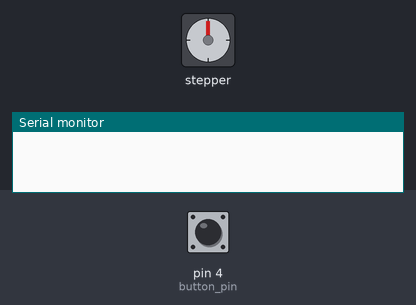
Recording of a sketch running on a simulated Arduino Uno, built with avr-gcc and run on an emulated ATmega328P. On the bench: stepper motor, the last lines printed to the serial monitor. The inputs (shaded band) are chosen by the test bench; at power-on: pin 4 (button_pin) HIGH. Stepper angles assume 2048 steps per turn.

Above: at 1.2 s.
1.3 s: pin 4 (button_pin) pulled LOW for 0.15 s
At 1.75 s:
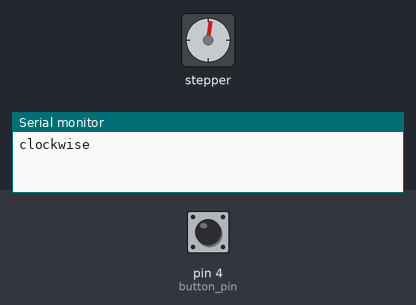
At 2.35 s:
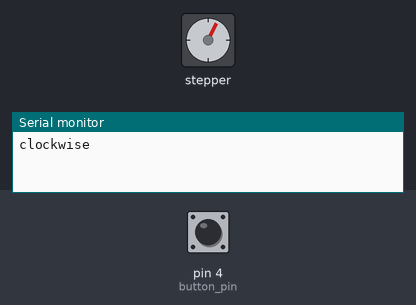
Timing chart, 0 to 14.9 s (numbered marks = the images above; inputs shaded):
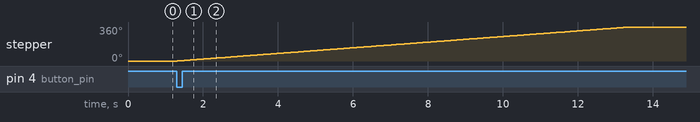

The sketch:

Stepper.ino
```cpp
#include <Stepper.h>
#define button_pin 4

const int stepsPerRevolution = 2048;

#define IN1 19
#define IN2 18
#define IN3 5
#define IN4 22

Stepper myStepper(stepsPerRevolution, IN1, IN3, IN2, IN4);

void setup() {
  myStepper.setSpeed(5);
  Serial.begin(115200);
}

void loop() {
  int buttonValue = digitalRead(button_pin);
  if (buttonValue == 0) {
    Serial.println("clockwise");
    myStepper.step(stepsPerRevolution);
    delay(1000);
  }
}
```

Measured:
- after the input at 1.3 s, stepper: turns 360° clockwise in 12.1 s, starting at once
